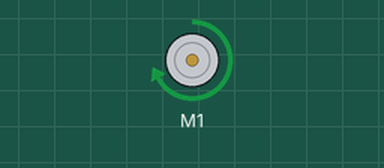
A program run on a simulated Raspberry Pi (BCM pin numbers). Parts: DC motor (green arrow = forward, orange = backward, longer = faster). At 4.0 s the program stops and its outputs stay as they are.

Above: at 0.1 s.
At 2.1 s:
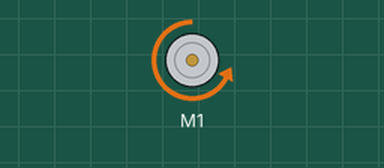
At 4.1 s:
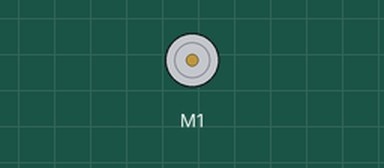
Timing chart, 0 to 5.5 s (numbered marks = the images above):
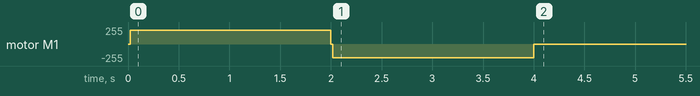

Measured:
- by itself, motor M1: stopped → forward 204/255 at 0.02 s, → backward 204/255 2.0 s later, → stopped 2.0 s later

The program:

dc_motors.py
```python
from gpiozero import Motor
from time import sleep

class DCMotorController:
    def __init__(self, pin1, pin2, pwm_pin=None):
        """
        Initialize the DC motor controller.
        :param pin1: GPIO pin connected to IN1 on L298N.
        :param pin2: GPIO pin connected to IN2 on L298N.
        :param pwm_pin: GPIO pin connected to ENA on L298N for PWM speed control (optional).
        """
        self.motor = Motor(forward=pin1, backward=pin2, pwm=pwm_pin is not None)
        self.pwm_pin = pwm_pin
        if pwm_pin:
            self.speed = 1  # Default speed (full)
        else:
            self.speed = None  # No PWM control

    def set_speed(self, speed):
        """
        Set motor speed (only if PWM is enabled).
        :param speed: Speed value between 0 (stop) and 1 (full speed).
        """
        if self.pwm_pin is not None:
            self.speed = speed
            self.motor.value = self.speed
        else:
            raise Exception("PWM speed control not enabled for this motor!")

    def forward(self, duration=None):
        """
        Move the motor forward.
        :param duration: Time in seconds to run the motor. If None, runs indefinitely.
        """
        self.motor.forward(self.speed)
        if duration:
            sleep(duration)
            self.stop()

    def backward(self, duration=None):
        """
        Move the motor backward.
        :param duration: Time in seconds to run the motor. If None, runs indefinitely.
        """
        self.motor.backward(self.speed)
        if duration:
            sleep(duration)
            self.stop()

    def stop(self):
        """
        Stop the motor.
        """
        self.motor.stop()

# Example usage
if __name__ == "__main__":
    dc_motor = DCMotorController(pin1=17, pin2=18, pwm_pin=22)
    dc_motor.set_speed(0.8)
    dc_motor.forward(2)
    dc_motor.backward(2)
    dc_motor.stop()
```
